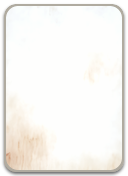
#> input picture src/assets/flip_digit.png, 128 x 176 px
$ python flip_card.py ../../src/assets/flip_digit.png --out out.png
#> lines starting #> are read from the running program, lines starting #| are printed output that depends on the picture; after the words box and inside, x2 and y2 are one past the last pixel; in counts of white or black regions, pixels touching at a corner belong together
### tools/comfyui/card_frame.py
"""生成した紙のテクスチャから、カードの枠（card_frame.png）を組み立てる。

カードの枠は「角丸の紙」でしかないが、角丸の半径と余白は card_art.py の定数と一致していなければ
ならない（絵が枠からはみ出す）。生成では保証できないので、**紙だけ生成させて形はここで作る**。

直接カードとして生成するのは無理だった。「playing card」と言うとトランプの絵札になり、外すと今度は
カードの形が消えて水彩の滲みだけになる（12枚で全滅）。一方、紙のテクスチャは安定して出る。

    python card_frame.py paper.png --out card_frame.png

使った設定は出力の隣へ .json として残す。
"""

from __future__ import annotations

import argparse
import json
from pathlib import Path
import sys

import numpy as np
from PIL import Image, ImageDraw
from scipy.ndimage import gaussian_filter

# 書き先が端末でない Windows でも日本語を書けるように（tests/architecture/pythonStdout.test.ts）。
sys.stdout.reconfigure(encoding="utf-8")

# 出来上がりの寸法と、紙が占める範囲（card_art.py の PAPER_MARGIN / PAPER_RADIUS、
# および Card.ts の PAPER_INSET / PAPER_RADIUS と揃っていなければならない）。
CARD_WIDTH = 410
CARD_HEIGHT = 640
MARGIN = 5
RADIUS = 20
# 角丸の縁を滑らかにするための倍率。この倍で描いてから縮める。
SUPERSAMPLE = 4


def cover(image: Image.Image, width: int, height: int) -> Image.Image:
    """縦横比を保ったまま、指定の寸法を覆うよう拡大縮小して中央で切り出す。"""
#> called with width = 128, height = 176
    scale = max(width / image.width, height / image.height)
#> scale = 1
    resized = image.resize((round(image.width * scale), round(image.height * scale)), Image.LANCZOS)
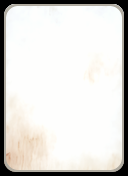
#> resized: PIL image 128x176 RGB; mean R, G, B 220.1, 218.5, 214.9
    left = (resized.width - width) // 2
#> left = 0
    top = (resized.height - height) // 2
#> top = 0
    return resized.crop((left, top, left + width, top + height))


def rounded_mask(width: int, height: int, margin: int, radius: int) -> np.ndarray:
    """角丸のマスク。拡大して描いてから縮めることで、縁の階段を消す。"""
    big = Image.new("L", (width * SUPERSAMPLE, height * SUPERSAMPLE), 0)
    ImageDraw.Draw(big).rounded_rectangle(
        [
            margin * SUPERSAMPLE,
            margin * SUPERSAMPLE,
            (width - margin) * SUPERSAMPLE - 1,
            (height - margin) * SUPERSAMPLE - 1,
        ],
        radius=radius * SUPERSAMPLE,
        fill=255,
    )
    return np.asarray(big.resize((width, height), Image.BOX), dtype=np.float64) / 255.0


# [65 lines left out: function main, not called in this run]


# [2 lines that do not run on import are left out]

### tools/comfyui/flip_card.py
"""生成した紙のテクスチャから、日時のフリップカードの絵（flip_digit.png）を組み立てる。

紙だけでなく、留具の穴・そこを通る金属リング・落ち影まで1枚に描き込む。静止した表示なので
実行時に図形を重ねるより焼き込むほうが描画が少なく、質感も出せる（card_frame.py と同じ考え方）。

    python flip_card.py paper.png --out flip_digit.png

使った設定は出力の隣へ .json として残す。
"""

from __future__ import annotations

import argparse
import json
from pathlib import Path
import sys

import numpy as np
from PIL import Image
from scipy.ndimage import gaussian_filter

from card_frame import cover, rounded_mask

# 書き先が端末でない Windows でも日本語を書けるように（tests/architecture/pythonStdout.test.ts）。
sys.stdout.reconfigure(encoding="utf-8")

# 寸法（px、1u=2px）。紙の上にリングが伸びるぶんだけ、キャンバスは紙より背が高い。
# FlipCalendar.ts は紙の高さを桁の寸法に合わせて表示するので、PAPER_HEIGHT と OVERHEAD の比を
# 変えたらあちらの定数も揃えること（ずれるとリングが桁から浮く）。
WIDTH = 128
PAPER_HEIGHT = 176
OVERHEAD = 20
HEIGHT = OVERHEAD + PAPER_HEIGHT
MARGIN = 4
RADIUS = 12

# 留具。リングは紙の上端の少し上を中心とする輪で、下側の線が穴の上半分を通る。
# 線を穴の中心より上へ通すことで、穴の下側が開いて見える（中心を通すと穴がほぼ隠れて汚れに見えた）。
# 穴に掛かったリングは横へ回った姿勢で落ち着くので、正面からは縦長の楕円に見える。
RING_X = (26, WIDTH - 26)
RING_CY = OVERHEAD + MARGIN - 6
RING_RX = 9
RING_RY = 15
RING_WIRE = 6
HOLE_CY = OVERHEAD + MARGIN + 12
HOLE_RADIUS = 8
# 穴の縁は内側へ暗く落とし、紙に厚みがあるように見せる。
HOLE_RIM = 2.5
HOLE_RIM_DARK = 0.22


def color(value: str) -> np.ndarray:
    return np.array([int(value.lstrip("#")[i : i + 2], 16) for i in (0, 2, 4)], dtype=np.float64)


def main() -> None:
    parser = argparse.ArgumentParser(description=__doc__)
    parser.add_argument("source", help="紙のテクスチャの生成物")
    parser.add_argument("--out", required=True)
    parser.add_argument("--paper", default="#fdfdfb", help="紙の色を寄せる目標（#RRGGBB）")
    parser.add_argument("--wash", type=float, default=0.4,
                        help="ムラを平均へ寄せる度合い（0〜1）。生成物の染みが強すぎるときに上げる")
    parser.add_argument("--edge", default="#b0aba0", help="縁の線の色")
    parser.add_argument("--edge-width", type=float, default=2, help="縁の線の太さ")
    parser.add_argument("--shadow-offset", type=int, nargs=2, metavar=("DX", "DY"), default=(0, 3),
                        help="影をずらす量（右・下）")
    parser.add_argument("--shadow-blur", type=float, default=1.0, help="影のぼかし")
    parser.add_argument("--shadow-alpha", type=float, default=0.85, help="影の濃さ（0〜1）")
    args = parser.parse_args()

    # 紙。目標の色へ寄せ、染みを薄める（card_frame.py と同じ手順）。
    paper = np.asarray(cover(Image.open(args.source).convert("RGB"), WIDTH, PAPER_HEIGHT), dtype=np.float64)
    goal = color(args.paper)
    mean = paper.reshape(-1, 3).mean(axis=0)
#> mean = [220.1, 218.5, 214.9]
    paper = np.clip(paper * np.divide(goal, mean, out=np.ones(3), where=mean > 0), 0, 255)
    if args.wash > 0:
        paper = paper * (1 - args.wash) + goal * args.wash

    rgb = np.zeros((HEIGHT, WIDTH, 3), dtype=np.float64)
    rgb[OVERHEAD:] = paper
    alpha = np.vstack([np.zeros((OVERHEAD, WIDTH)), rounded_mask(WIDTH, PAPER_HEIGHT, MARGIN, RADIUS)])
#> in rounded_mask, `big = Image.new("L", (width * SUPERSAMPLE, height * SUPERSAMPLE), 0)`: big: PIL image 512x704 L; every value is 0
#> in rounded_mask, `ImageDraw.Draw(big).rounded_rectangle( [ margin * SUPERSAMPLE, margin ..`:
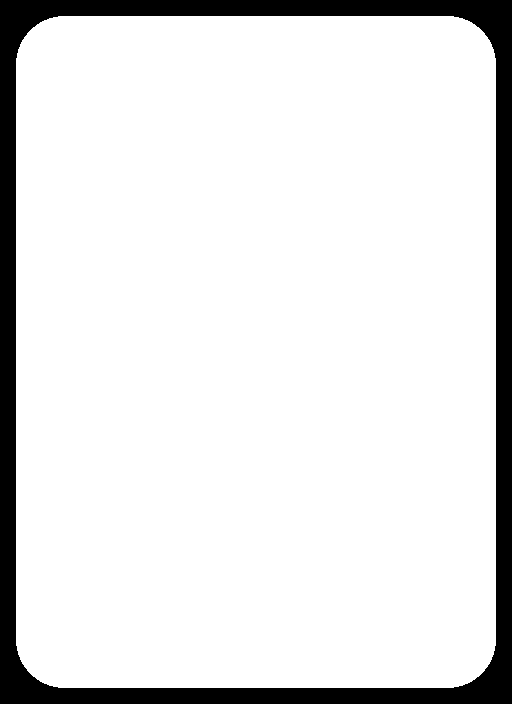
#> big: PIL image 512x704 L; 88.9% white; 1 black region, box (x1, y1, x2, y2) and area: (0, 0, 512, 704) 39920

    # 縁の線（マスクの内側だけに乗るよう、少し内側の角丸との差で描く）。
    if args.edge_width > 0:
        inner = np.vstack([
            np.zeros((OVERHEAD, WIDTH)),
            rounded_mask(WIDTH, PAPER_HEIGHT, MARGIN + round(args.edge_width), RADIUS),
        ])
#> in rounded_mask (call 2), `ImageDraw.Draw(big).rounded_rectangle( [ margin * SUPERSAMPLE, margin ..`: big: PIL image 512x704 L; 83.9% white; 1 black region, box (x1, y1, x2, y2) and area: (0, 0, 512, 704) 58096
        line = np.clip(alpha - inner, 0, 1)[:, :, None]
        rgb = rgb * (1 - line) + color(args.edge) * line

    yy, xx = np.mgrid[0:HEIGHT, 0:WIDTH].astype(np.float64)

    # 留具の穴。打ち抜いて、縁を内側へ暗く落とす。
    for cx in RING_X:
        distance = np.hypot(xx - cx, yy - HOLE_CY)
        alpha *= 1 - np.clip(HOLE_RADIUS + 0.5 - distance, 0, 1)
        rim = np.clip(1 - (distance - HOLE_RADIUS) / HOLE_RIM, 0, 1)
        rgb *= (1 - HOLE_RIM_DARK * rim)[:, :, None]
#> this loop made 2 passes
#> pass 1, in main, `alpha *= 1 - np.clip(HOLE_RADIUS + 0.5 - distance, 0, 1)`:
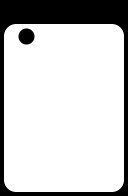
#> alpha: shape (196, 128) float64; min 0, max 1, mean 0.791
#> pass 1, in main, `rgb *= (1 - HOLE_RIM_DARK * rim)[:, :, None]`:
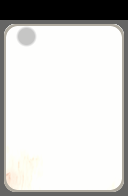
#> rgb: shape (196, 128, 3) float64; mean R, G, B 209, 208.6, 206.9

    # リング。楕円の線を左右で手前と奥に分ける——輪は穴を通っているので、左（手前）の線は
    # 紙の前に、右（奥）の線は紙の裏に来る。分け目は楕円の上下の頂点で、線幅ぶんなだらかに繋ぐ。
    front = np.zeros((HEIGHT, WIDTH))
    back = np.zeros((HEIGHT, WIDTH))
    for cx in RING_X:
        rho = np.hypot(xx - cx, yy - RING_CY)
        f = np.hypot((xx - cx) / RING_RX, (yy - RING_CY) / RING_RY)
        # 中心から楕円の輪郭までの距離。方向ごとの半径 rho/f との差で近似する（中心では未定義なので遠くとする）。
        outline = np.divide(rho, f, out=np.full_like(f, 1e6), where=f > 1e-6)
        band = np.clip(RING_WIRE / 2 + 0.5 - np.abs(rho - outline), 0, 1)
        side = np.clip(0.5 + (cx - xx) / RING_WIRE, 0, 1)
        front = np.maximum(front, band * side)
        back = np.maximum(back, band * (1 - side))

    # 上ほど明るい金属。奥側の線は陰になるぶん暗くする。
    shade = np.clip((yy - (RING_CY - RING_RY)) / (2 * RING_RY), 0, 1)
    metal = 200 - 125 * shade + 35 * np.clip(1 - np.abs(shade - 0.15) / 0.15, 0, 1)
    metal_rgb = np.dstack([metal, metal + 2, metal + 5])

    # 奥側の線を紙の下へ敷く。紙の無い場所（上のはみ出しと穴の中）でだけ見える。
    visible_back = back * (1 - alpha)
    merged = alpha + visible_back
    rgb = np.divide(
        rgb * alpha[:, :, None] + metal_rgb * 0.75 * visible_back[:, :, None],
        merged[:, :, None],
        out=np.zeros_like(rgb),
        where=merged[:, :, None] > 0,
    )
    alpha = merged

    # 手前の線が紙へ落とす小さな影。線自身が覆う場所は後の合成で隠れる。
    contact = gaussian_filter(front, sigma=1.0) * 0.22
    rgb *= (1 - contact)[:, :, None]
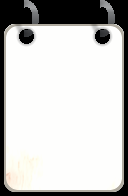
#> rgb: shape (196, 128, 3) float64; mean R, G, B 197.6, 197.2, 195.7

    merged = front + alpha * (1 - front)
    rgb = np.divide(
        metal_rgb * front[:, :, None] + rgb * (alpha * (1 - front))[:, :, None],
        merged[:, :, None],
        out=np.zeros_like(rgb),
        where=merged[:, :, None] > 0,
    )
    alpha = merged

    # 落ち影（card_frame.py と同じ合成）。狭く濃くして、ぶら下がったカードの浮きを出す。
    if args.shadow_alpha > 0:
        dx, dy = args.shadow_offset
        shadow = gaussian_filter(np.roll(alpha, (dy, dx), axis=(0, 1)), sigma=args.shadow_blur)
        shadow = np.clip(shadow * args.shadow_alpha * (1 - alpha), 0, 1)
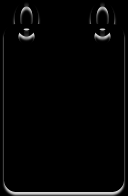
#> shadow: shape (196, 128) float64; min 0, max 0.846, mean 0.0235
        merged = alpha + shadow
        rgb = rgb * np.divide(alpha, merged, out=np.zeros_like(alpha), where=merged > 0)[:, :, None]
        alpha = merged

    out = Path(args.out)
    out.parent.mkdir(parents=True, exist_ok=True)
    Image.fromarray(np.dstack([rgb, alpha * 255]).clip(0, 255).astype(np.uint8), "RGBA").save(out)
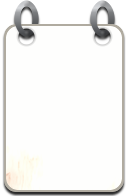
#> saved as out.png: PIL image 128x196 RGBA; mean R, G, B, A 198.7, 198.4, 196.8, 212.4; transparent parts drawn white

    settings = {
        "source": Path(args.source).name,
        "paper": args.paper,
        "wash": args.wash,
        "edge": args.edge,
        "edgeWidth": args.edge_width,
        "shadowOffset": args.shadow_offset,
        "shadowBlur": args.shadow_blur,
        "shadowAlpha": args.shadow_alpha,
    }
    out.with_suffix(".json").write_text(json.dumps(settings, ensure_ascii=False, indent=2), "utf-8")
    print(f"{out}  {WIDTH}x{HEIGHT}  紙{WIDTH}x{PAPER_HEIGHT} リングの余白{OVERHEAD}")


if __name__ == "__main__":
    main()

$ run again, with src/assets/dust_puff.png copied over src/assets/flip_digit.png
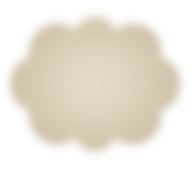
#> input picture src/assets/dust_puff.png, 192 x 192 px
#> scale = 0.917
#> in cover, `return resized.crop((left, top, left + width, top + height))`:
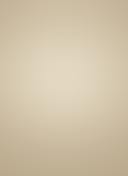
#> returned value: PIL image 128x176 RGB; mean R, G, B 208.5, 194.5, 169.1
#> mean = [208.5, 194.5, 169.1]
#> in main, `Image.fromarray(np.dstack([rgb, alpha * 255]).clip(0, 255).astype(np.u..`:
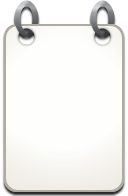
#> saved as out.png: PIL image 128x196 RGBA; mean R, G, B, A 196.6, 196, 193.9, 212.4; transparent parts drawn white
